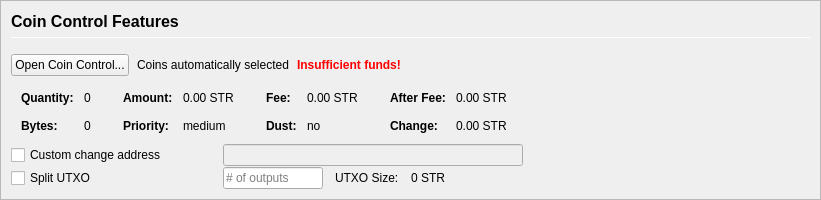
         <widget class="QFrame" name="frameCoinControl">
          <property name="sizePolicy">
           <sizepolicy hsizetype="Expanding" vsizetype="Expanding">
            <horstretch>0</horstretch>
            <verstretch>0</verstretch>
           </sizepolicy>
          </property>
          <property name="maximumSize">
           <size>
            <width>16777215</width>
            <height>16777215</height>
           </size>
          </property>
          <property name="frameShape">
           <enum>QFrame::StyledPanel</enum>
          </property>
          <property name="frameShadow">
           <enum>QFrame::Sunken</enum>
          </property>
          <layout class="QVBoxLayout" name="verticalLayoutCoinControl2">
           <property name="spacing">
            <number>0</number>
           </property>
           <property name="leftMargin">
            <number>0</number>
           </property>
           <property name="topMargin">
            <number>0</number>
           </property>
           <property name="rightMargin">
            <number>0</number>
           </property>
           <property name="bottomMargin">
            <number>0</number>
           </property>
           <item>
            <widget class="QFrame" name="frameCoinControl_BG">
             <layout class="QVBoxLayout" name="verticalLayoutCoinControl" stretch="0,0,0,0,0,0">
              <property name="spacing">
               <number>1</number>
              </property>
              <property name="leftMargin">
               <number>10</number>
              </property>
              <property name="topMargin">
               <number>10</number>
              </property>
              <item>
               <layout class="QHBoxLayout" name="horizontalLayoutCoinControl1">
                <property name="bottomMargin">
                 <number>15</number>
                </property>
                <item>
                 <layout class="QVBoxLayout" name="verticalLayout_3">
                  <property name="spacing">
                   <number>6</number>
                  </property>
                  <item>
                   <widget class="QLabel" name="labelCoinControlFeatures">
                    <property name="sizePolicy">
                     <sizepolicy hsizetype="Preferred" vsizetype="Maximum">
                      <horstretch>0</horstretch>
                      <verstretch>0</verstretch>
                     </sizepolicy>
                    </property>
                    <property name="minimumSize">
                     <size>
                      <width>0</width>
                      <height>20</height>
                     </size>
                    </property>
                    <property name="font">
                     <font>
                      <pointsize>12</pointsize>
                      <weight>75</weight>
                      <bold>true</bold>
                     </font>
                    </property>
                    <property name="styleSheet">
                     <string notr="true">font-weight:bold;</string>
                    </property>
                    <property name="text">
                     <string>Coin Control Features</string>
                    </property>
                   </widget>
                  </item>
                  <item>
                   <widget class="Line" name="line">
                    <property name="minimumSize">
                     <size>
                      <width>0</width>
                      <height>1</height>
                     </size>
                    </property>
                    <property name="maximumSize">
                     <size>
                      <width>16777215</width>
                      <height>1</height>
                     </size>
                    </property>
                    <property name="orientation">
                     <enum>Qt::Horizontal</enum>
                    </property>
                   </widget>
                  </item>
                 </layout>
                </item>
               </layout>
              </item>
              <item>
               <layout class="QHBoxLayout" name="horizontalLayoutCoinControl2" stretch="0,0,0,0">
                <property name="spacing">
                 <number>8</number>
                </property>
                <property name="bottomMargin">
                 <number>10</number>
                </property>
                <item>
                 <widget class="QPushButton" name="pushButtonCoinControl">
                  <property name="styleSheet">
                   <string notr="true"/>
                  </property>
                  <property name="text">
                   <string>Open Coin Control...</string>
                  </property>
                  <property name="autoDefault">
                   <bool>false</bool>
                  </property>
                 </widget>
                </item>
                <item>
                 <widget class="QLabel" name="labelCoinControlAutomaticallySelected">
                  <property name="text">
                   <string>Coins automatically selected</string>
                  </property>
                  <property name="margin">
                   <number>5</number>
                  </property>
                 </widget>
                </item>
                <item>
                 <widget class="QLabel" name="labelCoinControlInsuffFunds">
                  <property name="font">
                   <font>
                    <weight>75</weight>
                    <bold>true</bold>
                   </font>
                  </property>
                  <property name="styleSheet">
                   <string notr="true">color:red;font-weight:bold;</string>
                  </property>
                  <property name="text">
                   <string>Insufficient funds!</string>
                  </property>
                  <property name="margin">
                   <number>5</number>
                  </property>
                 </widget>
                </item>
                <item>
                 <spacer name="horizontalSpacerCoinControl">
                  <property name="orientation">
                   <enum>Qt::Horizontal</enum>
                  </property>
                  <property name="sizeHint" stdset="0">
                   <size>
                    <width>40</width>
                    <height>1</height>
                   </size>
                  </property>
                 </spacer>
                </item>
               </layout>
              </item>
              <item>
               <widget class="QWidget" name="widgetCoinControl" native="true">
                <property name="sizePolicy">
                 <sizepolicy hsizetype="Preferred" vsizetype="Preferred">
                  <horstretch>0</horstretch>
                  <verstretch>0</verstretch>
                 </sizepolicy>
                </property>
                <property name="minimumSize">
                 <size>
                  <width>0</width>
                  <height>0</height>
                 </size>
                </property>
                <property name="styleSheet">
                 <string notr="true"/>
                </property>
                <layout class="QHBoxLayout" name="horizontalLayoutCoinControl5">
                 <property name="leftMargin">
                  <number>0</number>
                 </property>
                 <property name="topMargin">
                  <number>0</number>
                 </property>
                 <property name="rightMargin">
                  <number>0</number>
                 </property>
                 <property name="bottomMargin">
                  <number>0</number>
                 </property>
                 <item>
                  <layout class="QHBoxLayout" name="horizontalLayoutCoinControl3" stretch="0,0,0,1">
                   <property name="spacing">
                    <number>20</number>
                   </property>
                   <property name="topMargin">
                    <number>0</number>
                   </property>
                   <property name="bottomMargin">
                    <number>10</number>
                   </property>
                   <item>
                    <layout class="QFormLayout" name="formLayoutCoinControl1">
                     <property name="horizontalSpacing">
                      <number>10</number>
                     </property>
                     <property name="verticalSpacing">
                      <number>14</number>
                     </property>
                     <property name="leftMargin">
                      <number>10</number>
                     </property>
                     <property name="topMargin">
                      <number>4</number>
                     </property>
                     <property name="rightMargin">
                      <number>6</number>
                     </property>
                     <item row="0" column="0">
                      <widget class="QLabel" name="labelCoinControlQuantityText">
                       <property name="font">
                        <font>
                         <weight>75</weight>
                         <bold>true</bold>
                        </font>
                       </property>
                       <property name="text">
                        <string>Quantity:</string>
                       </property>
                       <property name="margin">
                        <number>0</number>
                       </property>
                      </widget>
                     </item>
                     <item row="0" column="1">
                      <widget class="QLabel" name="labelCoinControlQuantity">
                       <property name="cursor">
                        <cursorShape>IBeamCursor</cursorShape>
                       </property>
                       <property name="contextMenuPolicy">
                        <enum>Qt::ActionsContextMenu</enum>
                       </property>
                       <property name="text">
                        <string notr="true">0</string>
                       </property>
                       <property name="margin">
                        <number>0</number>
                       </property>
                       <property name="textInteractionFlags">
                        <set>Qt::LinksAccessibleByMouse|Qt::TextSelectableByKeyboard|Qt::TextSelectableByMouse</set>
                       </property>
                      </widget>
                     </item>
                     <item row="1" column="0">
                      <widget class="QLabel" name="labelCoinControlBytesText">
                       <property name="font">
                        <font>
                         <weight>75</weight>
                         <bold>true</bold>
                        </font>
                       </property>
                       <property name="text">
                        <string>Bytes:</string>
                       </property>
                      </widget>
                     </item>
                     <item row="1" column="1">
                      <widget class="QLabel" name="labelCoinControlBytes">
                       <property name="cursor">
                        <cursorShape>IBeamCursor</cursorShape>
                       </property>
                       <property name="contextMenuPolicy">
                        <enum>Qt::ActionsContextMenu</enum>
                       </property>
                       <property name="text">
                        <string notr="true">0</string>
                       </property>
                       <property name="textInteractionFlags">
                        <set>Qt::LinksAccessibleByMouse|Qt::TextSelectableByKeyboard|Qt::TextSelectableByMouse</set>
                       </property>
                      </widget>
                     </item>
                    </layout>
                   </item>
                   <item>
                    <layout class="QFormLayout" name="formLayoutCoinControl2">
                     <property name="horizontalSpacing">
                      <number>10</number>
                     </property>
                     <property name="verticalSpacing">
                      <number>14</number>
                     </property>
                     <property name="leftMargin">
                      <number>6</number>
                     </property>
                     <property name="topMargin">
                      <number>4</number>
                     </property>
                     <property name="rightMargin">
                      <number>6</number>
                     </property>
                     <item row="0" column="0">
                      <widget class="QLabel" name="labelCoinControlAmountText">
                       <property name="font">
                        <font>
                         <weight>75</weight>
                         <bold>true</bold>
                        </font>
                       </property>
                       <property name="text">
                        <string>Amount:</string>
                       </property>
                       <property name="margin">
                        <number>0</number>
                       </property>
                      </widget>
                     </item>
                     <item row="0" column="1">
                      <widget class="QLabel" name="labelCoinControlAmount">
                       <property name="cursor">
                        <cursorShape>IBeamCursor</cursorShape>
                       </property>
                       <property name="contextMenuPolicy">
                        <enum>Qt::ActionsContextMenu</enum>
                       </property>
                       <property name="text">
                        <string notr="true">0.00 STR</string>
                       </property>
                       <property name="textInteractionFlags">
                        <set>Qt::LinksAccessibleByMouse|Qt::TextSelectableByKeyboard|Qt::TextSelectableByMouse</set>
                       </property>
                      </widget>
                     </item>
                     <item row="1" column="0">
                      <widget class="QLabel" name="labelCoinControlPriorityText">
                       <property name="font">
                        <font>
                         <weight>75</weight>
                         <bold>true</bold>
                        </font>
                       </property>
                       <property name="text">
                        <string>Priority:</string>
                       </property>
                      </widget>
                     </item>
                     <item row="1" column="1">
                      <widget class="QLabel" name="labelCoinControlPriority">
                       <property name="cursor">
                        <cursorShape>IBeamCursor</cursorShape>
                       </property>
                       <property name="contextMenuPolicy">
                        <enum>Qt::ActionsContextMenu</enum>
                       </property>
                       <property name="text">
                        <string>medium</string>
                       </property>
                       <property name="textInteractionFlags">
                        <set>Qt::LinksAccessibleByMouse|Qt::TextSelectableByKeyboard|Qt::TextSelectableByMouse</set>
                       </property>
                      </widget>
                     </item>
                    </layout>
                   </item>
                   <item>
                    <layout class="QFormLayout" name="formLayoutCoinControl3">
                     <property name="horizontalSpacing">
                      <number>10</number>
                     </property>
                     <property name="verticalSpacing">
                      <number>14</number>
                     </property>
                     <property name="leftMargin">
                      <number>6</number>
                     </property>
                     <property name="topMargin">
                      <number>4</number>
                     </property>
                     <property name="rightMargin">
                      <number>6</number>
                     </property>
                     <item row="0" column="0">
                      <widget class="QLabel" name="labelCoinControlFeeText">
                       <property name="font">
                        <font>
                         <weight>75</weight>
                         <bold>true</bold>
                        </font>
                       </property>
                       <property name="text">
                        <string>Fee:</string>
                       </property>
                       <property name="margin">
                        <number>0</number>
                       </property>
                      </widget>
                     </item>
                     <item row="0" column="1">
                      <widget class="QLabel" name="labelCoinControlFee">
                       <property name="cursor">
                        <cursorShape>IBeamCursor</cursorShape>
                       </property>
                       <property name="contextMenuPolicy">
                        <enum>Qt::ActionsContextMenu</enum>
                       </property>
                       <property name="text">
                        <string notr="true">0.00 STR</string>
                       </property>
                       <property name="textInteractionFlags">
                        <set>Qt::LinksAccessibleByMouse|Qt::TextSelectableByKeyboard|Qt::TextSelectableByMouse</set>
                       </property>
                      </widget>
                     </item>
                     <item row="1" column="0">
                      <widget class="QLabel" name="labelCoinControlLowOutputText">
                       <property name="font">
                        <font>
                         <weight>75</weight>
                         <bold>true</bold>
                        </font>
                       </property>
                       <property name="text">
                        <string>Dust:</string>
                       </property>
                      </widget>
                     </item>
                     <item row="1" column="1">
                      <widget class="QLabel" name="labelCoinControlLowOutput">
                       <property name="cursor">
                        <cursorShape>IBeamCursor</cursorShape>
                       </property>
                       <property name="contextMenuPolicy">
                        <enum>Qt::ActionsContextMenu</enum>
                       </property>
                       <property name="text">
                        <string>no</string>
                       </property>
                       <property name="textInteractionFlags">
                        <set>Qt::LinksAccessibleByMouse|Qt::TextSelectableByKeyboard|Qt::TextSelectableByMouse</set>
                       </property>
                      </widget>
                     </item>
                    </layout>
                   </item>
                   <item>
                    <layout class="QFormLayout" name="formLayoutCoinControl4">
                     <property name="horizontalSpacing">
                      <number>10</number>
                     </property>
                     <property name="verticalSpacing">
                      <number>14</number>
                     </property>
                     <property name="leftMargin">
                      <number>6</number>
                     </property>
                     <property name="topMargin">
                      <number>4</number>
                     </property>
                     <property name="rightMargin">
                      <number>6</number>
                     </property>
                     <item row="0" column="0">
                      <widget class="QLabel" name="labelCoinControlAfterFeeText">
                       <property name="font">
                        <font>
                         <weight>75</weight>
                         <bold>true</bold>
                        </font>
                       </property>
                       <property name="text">
                        <string>After Fee:</string>
                       </property>
                       <property name="margin">
                        <number>0</number>
                       </property>
                      </widget>
                     </item>
                     <item row="0" column="1">
                      <widget class="QLabel" name="labelCoinControlAfterFee">
                       <property name="cursor">
                        <cursorShape>IBeamCursor</cursorShape>
                       </property>
                       <property name="contextMenuPolicy">
                        <enum>Qt::ActionsContextMenu</enum>
                       </property>
                       <property name="text">
                        <string notr="true">0.00 STR</string>
                       </property>
                       <property name="textInteractionFlags">
                        <set>Qt::LinksAccessibleByMouse|Qt::TextSelectableByKeyboard|Qt::TextSelectableByMouse</set>
                       </property>
                      </widget>
                     </item>
                     <item row="1" column="0">
                      <widget class="QLabel" name="labelCoinControlChangeText">
                       <property name="font">
                        <font>
                         <weight>75</weight>
                         <bold>true</bold>
                        </font>
                       </property>
                       <property name="text">
                        <string>Change:</string>
                       </property>
                      </widget>
                     </item>
                     <item row="1" column="1">
                      <widget class="QLabel" name="labelCoinControlChange">
                       <property name="cursor">
                        <cursorShape>IBeamCursor</cursorShape>
                       </property>
                       <property name="contextMenuPolicy">
                        <enum>Qt::ActionsContextMenu</enum>
                       </property>
                       <property name="text">
                        <string notr="true">0.00 STR</string>
                       </property>
                       <property name="textInteractionFlags">
                        <set>Qt::LinksAccessibleByMouse|Qt::TextSelectableByKeyboard|Qt::TextSelectableByMouse</set>
                       </property>
                      </widget>
                     </item>
                    </layout>
                   </item>
                  </layout>
                 </item>
                </layout>
               </widget>
              </item>
              <item>
               <layout class="QHBoxLayout" name="horizontalLayoutCoinControl4">
                <property name="spacing">
                 <number>12</number>
                </property>
                <property name="sizeConstraint">
                 <enum>QLayout::SetDefaultConstraint</enum>
                </property>
                <property name="topMargin">
                 <number>0</number>
                </property>
                <property name="rightMargin">
                 <number>0</number>
                </property>
                <item>
                 <widget class="QCheckBox" name="checkBoxCoinControlChange">
                  <property name="sizePolicy">
                   <sizepolicy hsizetype="Preferred" vsizetype="Preferred">
                    <horstretch>0</horstretch>
                    <verstretch>0</verstretch>
                   </sizepolicy>
                  </property>
                  <property name="minimumSize">
                   <size>
                    <width>200</width>
                    <height>0</height>
                   </size>
                  </property>
                  <property name="maximumSize">
                   <size>
                    <width>200</width>
                    <height>16777215</height>
                   </size>
                  </property>
                  <property name="toolTip">
                   <string>If this is activated, but the change address is empty or invalid, change will be sent to a newly generated address.</string>
                  </property>
                  <property name="text">
                   <string>Custom change address</string>
                  </property>
                 </widget>
                </item>
                <item>
                 <widget class="QValidatedLineEdit" name="lineEditCoinControlChange">
                  <property name="enabled">
                   <bool>false</bool>
                  </property>
                  <property name="sizePolicy">
                   <sizepolicy hsizetype="Preferred" vsizetype="Preferred">
                    <horstretch>0</horstretch>
                    <verstretch>0</verstretch>
                   </sizepolicy>
                  </property>
                  <property name="minimumSize">
                   <size>
                    <width>300</width>
                    <height>0</height>
                   </size>
                  </property>
                 </widget>
                </item>
                <item>
                 <widget class="QLabel" name="labelCoinControlChangeLabel">
                  <property name="sizePolicy">
                   <sizepolicy hsizetype="Preferred" vsizetype="Preferred">
                    <horstretch>0</horstretch>
                    <verstretch>0</verstretch>
                   </sizepolicy>
                  </property>
                  <property name="minimumSize">
                   <size>
                    <width>100</width>
                    <height>0</height>
                   </size>
                  </property>
                  <property name="text">
                   <string/>
                  </property>
                  <property name="margin">
                   <number>3</number>
                  </property>
                 </widget>
                </item>
               </layout>
              </item>
              <item>
               <layout class="QHBoxLayout" name="horizontalLayoutCoinControl6">
                <property name="spacing">
                 <number>12</number>
                </property>
                <property name="rightMargin">
                 <number>0</number>
                </property>
                <item>
                 <widget class="QCheckBox" name="splitBlockCheckBox">
                  <property name="sizePolicy">
                   <sizepolicy hsizetype="Preferred" vsizetype="Preferred">
                    <horstretch>0</horstretch>
                    <verstretch>0</verstretch>
                   </sizepolicy>
                  </property>
                  <property name="minimumSize">
                   <size>
                    <width>200</width>
                    <height>0</height>
                   </size>
                  </property>
                  <property name="maximumSize">
                   <size>
                    <width>200</width>
                    <height>16777215</height>
                   </size>
                  </property>
                  <property name="text">
                   <string>Split UTXO</string>
                  </property>
                 </widget>
                </item>
                <item>
                 <widget class="QLineEdit" name="splitBlockLineEdit">
                  <property name="sizePolicy">
                   <sizepolicy hsizetype="Preferred" vsizetype="Preferred">
                    <horstretch>50</horstretch>
                    <verstretch>0</verstretch>
                   </sizepolicy>
                  </property>
                  <property name="minimumSize">
                   <size>
                    <width>100</width>
                    <height>0</height>
                   </size>
                  </property>
                  <property name="maximumSize">
                   <size>
                    <width>100</width>
                    <height>16777215</height>
                   </size>
                  </property>
                  <property name="placeholderText">
                   <string># of outputs</string>
                  </property>
                 </widget>
                </item>
                <item>
                 <widget class="QLabel" name="labelBlockSizeText">
                  <property name="text">
                   <string>UTXO Size:</string>
                  </property>
                 </widget>
                </item>
                <item>
                 <widget class="QLabel" name="labelBlockSize">
                  <property name="text">
                   <string>0 STR</string>
                  </property>
                 </widget>
                </item>
                <item>
                 <spacer name="horizontalSpacer_7">
                  <property name="orientation">
                   <enum>Qt::Horizontal</enum>
                  </property>
                  <property name="sizeHint" stdset="0">
                   <size>
                    <width>40</width>
                    <height>20</height>
                   </size>
                  </property>
                 </spacer>
                </item>
               </layout>
              </item>
              <item>
               <spacer name="verticalSpacerCoinControl">
                <property name="orientation">
                 <enum>Qt::Vertical</enum>
                </property>
                <property name="sizeHint" stdset="0">
                 <size>
                  <width>800</width>
                  <height>1</height>
                 </size>
                </property>
               </spacer>
              </item>
             </layout>
            </widget>
           </item>
          </layout>
         </widget>
